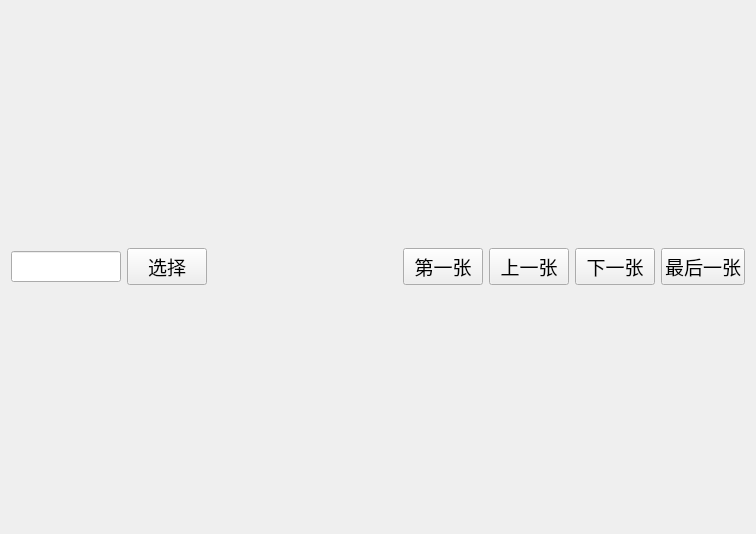
<?xml version="1.0" encoding="UTF-8"?>
<ui version="4.0">
 <class>ViewWidget</class>
 <widget class="QWidget" name="ViewWidget">
  <property name="geometry">
   <rect>
    <x>0</x>
    <y>0</y>
    <width>756</width>
    <height>534</height>
   </rect>
  </property>
  <property name="windowTitle">
   <string>Form</string>
  </property>
  <layout class="QGridLayout" name="gridLayout_2" rowstretch="4,1">
   <item row="0" column="0">
    <layout class="QGridLayout" name="gridLayout"/>
   </item>
   <item row="1" column="0">
    <layout class="QHBoxLayout" name="horizontalLayout">
     <item>
      <widget class="QLineEdit" name="imgPathEdit">
       <property name="font">
        <font>
         <pointsize>14</pointsize>
        </font>
       </property>
      </widget>
     </item>
     <item>
      <widget class="QPushButton" name="chooseButton">
       <property name="font">
        <font>
         <family>微软雅黑</family>
         <pointsize>14</pointsize>
        </font>
       </property>
       <property name="text">
        <string>选择</string>
       </property>
      </widget>
     </item>
     <item>
      <spacer name="horizontalSpacer">
       <property name="orientation">
        <enum>Qt::Horizontal</enum>
       </property>
       <property name="sizeHint" stdset="0">
        <size>
         <width>255</width>
         <height>22</height>
        </size>
       </property>
      </spacer>
     </item>
     <item>
      <widget class="QPushButton" name="firstImgButton">
       <property name="font">
        <font>
         <family>微软雅黑</family>
         <pointsize>14</pointsize>
        </font>
       </property>
       <property name="text">
        <string>第一张</string>
       </property>
      </widget>
     </item>
     <item>
      <widget class="QPushButton" name="preImgButton">
       <property name="font">
        <font>
         <family>微软雅黑</family>
         <pointsize>14</pointsize>
        </font>
       </property>
       <property name="text">
        <string>上一张</string>
       </property>
      </widget>
     </item>
     <item>
      <widget class="QPushButton" name="nextImgButton">
       <property name="font">
        <font>
         <family>微软雅黑</family>
         <pointsize>14</pointsize>
        </font>
       </property>
       <property name="text">
        <string>下一张</string>
       </property>
      </widget>
     </item>
     <item>
      <widget class="QPushButton" name="finalImgButton">
       <property name="font">
        <font>
         <family>微软雅黑</family>
         <pointsize>14</pointsize>
        </font>
       </property>
       <property name="text">
        <string>最后一张</string>
       </property>
      </widget>
     </item>
     <item>
      <spacer name="horizontalSpacer_2">
       <property name="orientation">
        <enum>Qt::Horizontal</enum>
       </property>
       <property name="sizeHint" stdset="0">
        <size>
         <width>40</width>
         <height>20</height>
        </size>
       </property>
      </spacer>
     </item>
    </layout>
   </item>
  </layout>
 </widget>
 <resources/>
 <connections/>
</ui>
